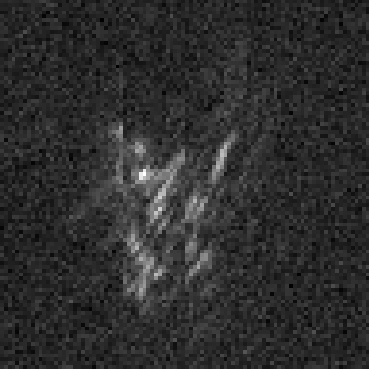
#> input picture Region/GrabberRegionGray.png, 369 x 369 px, found by its file name
$ python BoundingBox.py
#> lines starting #> are read from the running program, lines starting #| are printed output that depends on the picture; after the words box and inside, x2 and y2 are one past the last pixel; in counts of white or black regions, pixels touching at a corner belong together
import cv2
import numpy as np

def draw_bb(image):
#> called with image = './Region/GrabberRegionGray.png'
    img = cv2.imread(image)
#> img is the input picture: shape (369, 369, 3); min 0, max 255, mean 45.8
    gray = cv2.cvtColor(img, cv2.COLOR_BGR2GRAY)
    thresh = cv2.threshold(gray,100,255,cv2.THRESH_BINARY)[1]
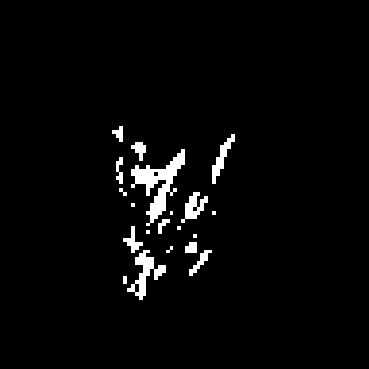
#> thresh: shape (369, 369); 2.9% white; 20 white regions (6 under 20 px)

    # get contours
    result = img.copy()
    contours = cv2.findContours(thresh, cv2.RETR_EXTERNAL, cv2.CHAIN_APPROX_SIMPLE)
#> contours = 20 contours, 8 with area under 20; largest, box (x1, y1, x2, y2) and area: (131, 149, 185, 226) 1216, (127, 250, 166, 300) 588, (181, 192, 208, 223) 326, (212, 134, 235, 184) 302, (123, 226, 143, 253) 161
    contours = contours[0] if len(contours) == 2 else contours[1]
    for cntr in contours:
        x,y,w,h = cv2.boundingRect(cntr)
        if(h>10):
            cv2.rectangle(result, (x, y), (x+w, y+h), (0, 0, 255), 2)
            print("x,y,w,h:",x,y,w,h)
#> this loop made 20 passes
#> (x, y, w, h) on passes 2, 3, 4, 5, 9, 10, 14, 15, 16, 17, 18, 19: (189, 250, 23, 26), (127, 250, 39, 50), (166, 246, 7, 7), (185, 242, 12, 11), (123, 226, 20, 27), (158, 219, 12, 15), (181, 192, 27, 31), (119, 188, 8, 8), (116, 157, 7, 27), (131, 149, 54, 77), (131, 142, 15, 19), (212, 134, 23, 50)
#> (cntr, x, y, w, h) on passes 1, 6, 7, 8, 11, 12: ([[123, 276], [123, 283], [126, 283], [126, 276]], 123, 276, 4, 8), ([[193, 234], [193, 237], [196, 237], [196, 234]], 193, 234, 4, 4), ([[146, 230], [146, 233], [149, 233], [149, 230]], 146, 230, 4, 4), ([[177, 226], [177, 229], [180, 229], [180, 226]], 177, 226, 4, 4), ([[212, 211], [212, 214], [215, 214], [215, 211]], 212, 211, 4, 4), ([[170, 211], [170, 214], [172, 214], [172, 211]], 170, 211, 3, 4)
#| x,y,w,h: 189 250 23 26
#| x,y,w,h: 127 250 39 50
#| x,y,w,h: 185 242 12 11
#| x,y,w,h: 123 226 20 27
#| x,y,w,h: 158 219 12 15
#| x,y,w,h: 181 192 27 31
#| x,y,w,h: 116 157 7 27
#| x,y,w,h: 131 149 54 77
#> (further printed lines are left out)
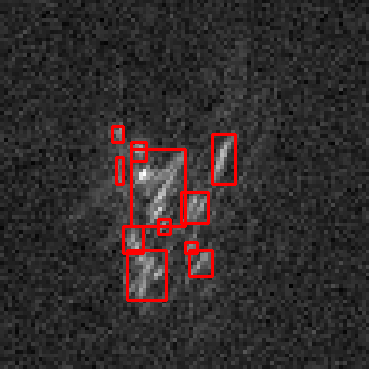
#> result: shape (369, 369, 3); 2.45% of pixels changed, all inside (x1, y1, x2, y2) = (111, 125, 237, 302)


    # save resulting image
    cv2.imwrite('bounding_box_result.png',result)

    # show thresh and result
    cv2.imshow("bounding_box", result)
    cv2.waitKey(0)
    cv2.destroyAllWindows()

draw_bb("./Region/GrabberRegionGray.png")
